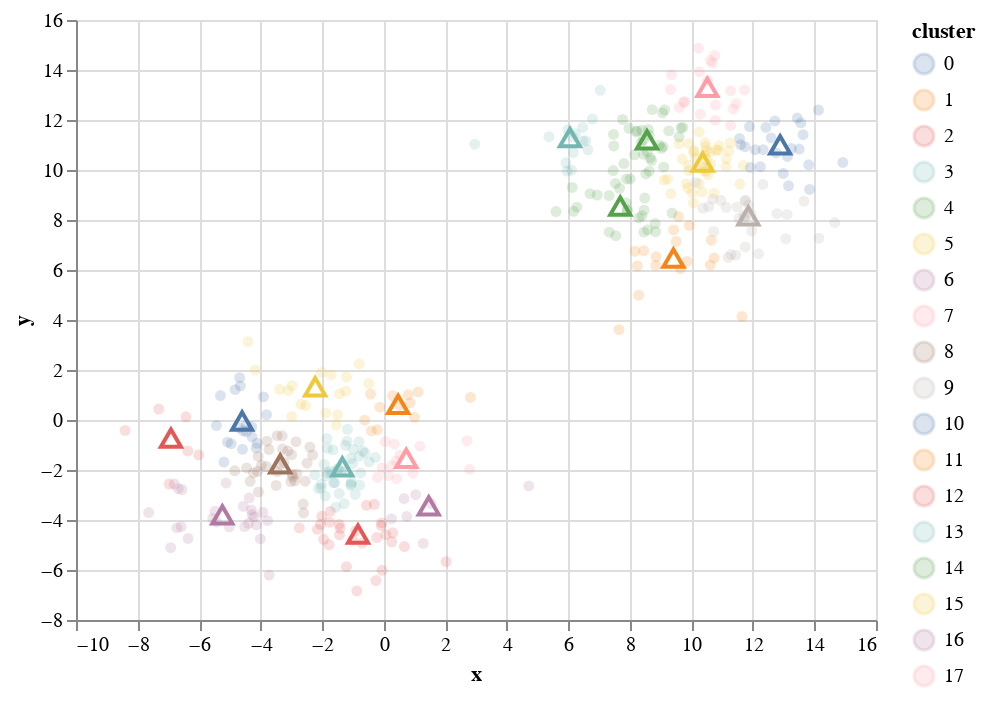

Write notebook code for a chart like this one.
### Code cell
cluster_inverse_dict = proc.generate_cluster_inverse_dict()

data = pd.DataFrame(
    {
        'x': random_points[:, 0],
        'y': random_points[:, 1],
        'cluster': cluster_inverse_dict
    }
)

cluster_points_chart = alt.Chart(data).mark_circle(opacity=0.2).encode(
    x='x:Q',
    y='y:Q',
    color='cluster:N'
)

centers = data.groupby(['cluster'], as_index=False).mean()
# print(centers)
cluster_centers_chart = alt.Chart(centers).mark_point(size=100, opacity=1).encode(
    x='x:Q',
    y='y:Q',
    color='cluster:N',
    shape=alt.value('triangle')
)

cluster_chart = cluster_points_chart+cluster_centers_chart
display(cluster_chart)

### Figure 1 — Vega-Lite specification as saved in the notebook (floating-point values rounded to 4 significant figures; data arrays with more than 128 entries replaced by an {"elided": "..."} marker saying what was removed)
{"config": {"view": {"continuousWidth": 400, "continuousHeight": 300}}, "layer": [{"data": {"name": "data-1944d2a22da5c15c17c3a6364400a5d2"}, "mark": {"type": "circle", "opacity": 0.2}, "encoding": {"color": {"type": "nominal", "field": "cluster"}, "x": {"type": "quantitative", "field": "x"}, "y": {"type": "quantitative", "field": "y"}}}, {"data": {"name": "data-2c0e4a661c4d16e4379cb676931bf42f"}, "mark": {"type": "point", "opacity": 1, "size": 100}, "encoding": {"color": {"type": "nominal", "field": "cluster"}, "shape": {"value": "triangle"}, "x": {"type": "quantitative", "field": "x"}, "y": {"type": "quantitative", "field": "y"}}}], "$schema": "https://vega.github.io/schema/vega-lite/v4.8.1.json", "datasets": {"data-1944d2a22da5c15c17c3a6364400a5d2": {"elided": "400 records"}, "data-2c0e4a661c4d16e4379cb676931bf42f": [{"cluster": 0, "x": 12.88, "y": 10.89}, {"cluster": 1, "x": 0.4697, "y": 0.507}, {"cluster": 2, "x": -0.8349, "y": -4.684}, {"cluster": 3, "x": 6.053, "y": 11.18}, {"cluster": 4, "x": 7.688, "y": 8.44}, {"cluster": 5, "x": -2.227, "y": 1.216}, {"cluster": 6, "x": -5.243, "y": -3.912}, {"cluster": 7, "x": 10.52, "y": 13.19}, {"cluster": 8, "x": -3.363, "y": -1.872}, {"cluster": 9, "x": 11.85, "y": 8.05}, {"cluster": 10, "x": -4.602, "y": -0.155}, {"cluster": 11, "x": 9.417, "y": 6.358}, {"cluster": 12, "x": -6.915, "y": -0.8415}, {"cluster": 13, "x": -1.345, "y": -1.99}, {"cluster": 14, "x": 8.557, "y": 11.09}, {"cluster": 15, "x": 10.37, "y": 10.2}, {"cluster": 16, "x": 1.464, "y": -3.551}, {"cluster": 17, "x": 0.734, "y": -1.65}]}}
